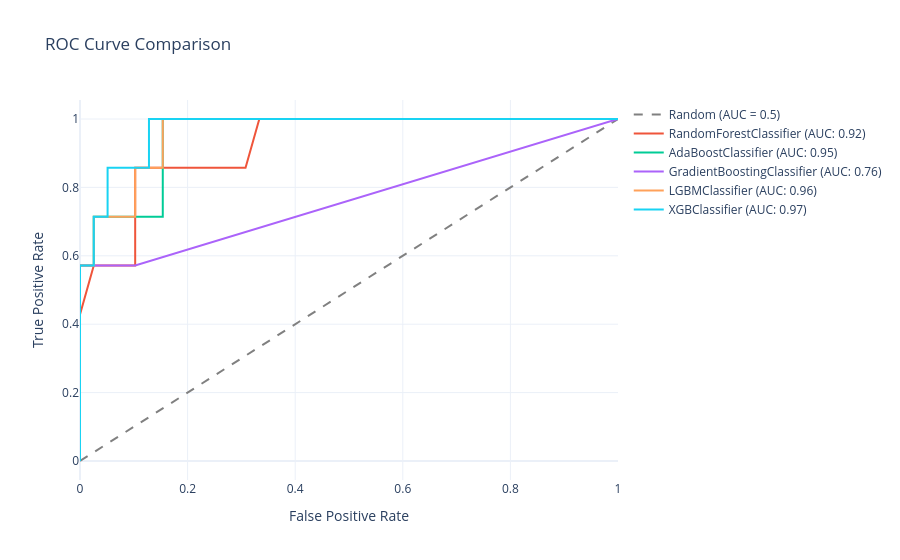

Here is the notebook cell this chart was saved with:
### Code cell
ca.auc_curve_saver(models , save_file=True , filename='roc_auc_before_tuning.png')

### Figure 1 — Plotly figure (JSON) as saved in the notebook; plotly's stock layout.template omitted (floating-point values rounded to 4 significant figures)
{"data": [{"line": {"color": "grey", "dash": "dash"}, "mode": "lines", "name": "Random (AUC = 0.5)", "type": "scatter", "x": [0, 1], "y": [0, 1]}, {"mode": "lines", "name": "RandomForestClassifier (AUC: 0.92)", "type": "scatter", "x": [0.0, 0.0, 0.0, 0.02564, 0.1026, 0.1026, 0.1282, 0.1795, 0.2564, 0.3077, 0.3333, 0.4359, 0.5128, 0.641, 0.7949, 1.0], "y": [0.0, 0.1429, 0.4286, 0.5714, 0.5714, 0.8571, 0.8571, 0.8571, 0.8571, 0.8571, 1.0, 1.0, 1.0, 1.0, 1.0, 1.0]}, {"mode": "lines", "name": "AdaBoostClassifier (AUC: 0.95)", "type": "scatter", "x": [0.0, 0.0, 0.0, 0.02564, 0.02564, 0.1538, 0.1538, 0.4872, 0.5385, 0.641, 0.6923, 0.8205, 0.8718, 1.0], "y": [0.0, 0.1429, 0.5714, 0.5714, 0.7143, 0.7143, 1.0, 1.0, 1.0, 1.0, 1.0, 1.0, 1.0, 1.0]}, {"mode": "lines", "name": "GradientBoostingClassifier (AUC: 0.76)", "type": "scatter", "x": [0.0, 0.0, 0.0, 0.05128, 0.1026, 1.0], "y": [0.0, 0.1429, 0.5714, 0.5714, 0.5714, 1.0]}, {"mode": "lines", "name": "LGBMClassifier (AUC: 0.96)", "type": "scatter", "x": [0.0, 0.0, 0.0, 0.02564, 0.02564, 0.1026, 0.1026, 0.1538, 0.1538, 1.0], "y": [0.0, 0.1429, 0.5714, 0.5714, 0.7143, 0.7143, 0.8571, 0.8571, 1.0, 1.0]}, {"mode": "lines", "name": "XGBClassifier (AUC: 0.97)", "type": "scatter", "x": [0.0, 0.0, 0.0, 0.02564, 0.02564, 0.05128, 0.05128, 0.1282, 0.1282, 0.5897, 0.641, 0.6923, 0.7692, 0.7949, 0.8718, 1.0], "y": [0.0, 0.1429, 0.5714, 0.5714, 0.7143, 0.7143, 0.8571, 0.8571, 1.0, 1.0, 1.0, 1.0, 1.0, 1.0, 1.0, 1.0]}], "layout": {"title": {"text": "ROC Curve Comparison"}, "xaxis": {"title": {"text": "False Positive Rate"}}, "yaxis": {"title": {"text": "True Positive Rate"}}}}
